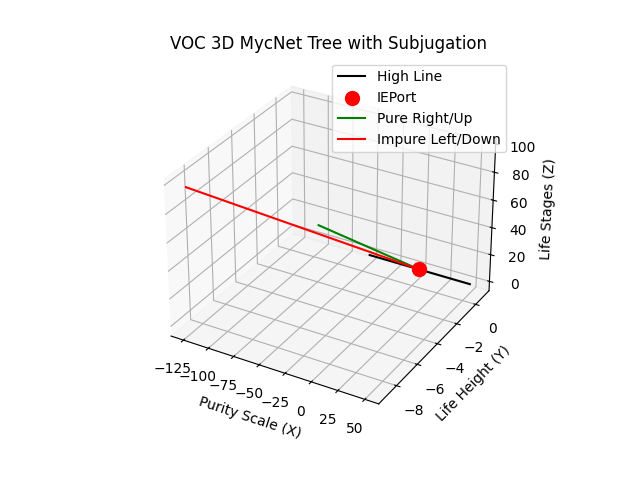

Generate this figure with Python:
import numpy as np
import matplotlib.pyplot as plt
from mpl_toolkits.mplot3d import Axes3D
import random

stages = [(0,3), (4,7), (8,16), (17,25), (25,100)]
line_y = 0.75
ie_port = (0, line_y, 0)
golden_ratio = (1 + np.sqrt(5)) / 2
golden_pi = golden_ratio * np.pi

def quadrant_vote():
    votes = [random.choice([1, 0]) for _ in range(4)]
    if sum(votes) == 4: return 1
    if sum(votes) == 2: return 2
    if len(set(votes)) == 2: return 3
    return 4

def quadrant_subjugation(votes):
    """Subjugation: Impure (0 pure votes) collapses to 0; pure (4 pure votes) activates 1.1."""
    pure_votes = sum(votes)
    if pure_votes == 0:  # Full impure subjugation
        return 0  # Null collapse
    if pure_votes == 4:  # Full pure
        return 1.1  # Activate develop ready
    if pure_votes == 3:  # 3:1 pure
        return 1.0  # Mediated
    return 0.9  # Impure lean

def three_wave_reconciliation(interval):
    base = np.exp(1j * 2 * np.pi * interval)
    pure = (abs(base)**2) * (1 + 0.1)
    impure = pure * (1 - 0.1)
    third = pure * (3/2) * 0.0001
    fifth = pure * (5/4) * 0.0001
    void_gate = (pure + impure + (third + fifth)/2) / 3
    return void_gate

def model_life():
    x_pure = [0]
    x_impure = [0]
    y = [line_y]
    z = [0]
    for i, stage in enumerate(stages):
        interval = i * golden_pi
        quanta = three_wave_reconciliation(interval)
        votes = [random.choice([1, 0]) for _ in range(4)]
        vote = quadrant_vote()
        purity = quadrant_subjugation(votes) if vote in [1, 4] else quanta
        stage_width = stage[1] - stage[0]
        if purity > 0.9:  # Pure or mediated
            x_pure.append(x_pure[-1] + stage_width * purity)
            x_impure.append(x_impure[-1])
        else:  # Impure or null
            x_impure.append(x_impure[-1] - stage_width * (2 - purity if purity > 0 else 1))
            x_pure.append(x_pure[-1])
        y.append(y[-1] - stage_width / 10)
        z.append(z[-1] + stage_width)
    return np.array(x_pure), np.array(x_impure), np.array(y), np.array(z)

x_pure, x_impure, y, z = model_life()
fig = plt.figure()
ax = fig.add_subplot(111, projection='3d')
ax.plot([x_pure[0] - 50, x_pure[0] + 50], [y[0], y[0]], [z[0], z[0]], 'k-', label='High Line')
ax.scatter([x_pure[0]], [y[0]], [z[0]], c='r', s=100, label='IEPort')
ax.plot(x_pure, y, z, 'g-', label='Pure Right/Up')
ax.plot(x_impure, y, z, 'r-', label='Impure Left/Down')
ax.set_title('VOC 3D MycNet Tree with Subjugation')
ax.set_xlabel('Purity Scale (X)')
ax.set_ylabel('Life Height (Y)')
ax.set_zlabel('Life Stages (Z)')
ax.legend()
plt.savefig('life_model_3d_subjugation.png')
plt.show()
print("3D Model: Subjugation-adjusted branches—impure collapse to 0, pure to 1.1.")